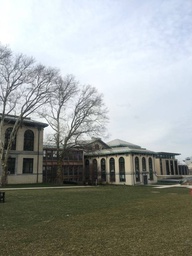
#> input picture hw2/hw2/kinjalj/ec/img_left.JPG, 192 x 256 px, shrunk from 627 x 836 before the run
$ python panaroma.py
#> lines starting #> are read from the running program, lines starting #| are printed output that depends on the picture
### hw2/hw2/kinjalj/python/matchPics.py
import numpy as np
import cv2
import skimage.color
from helper import briefMatch
from helper import computeBrief
from helper import corner_detection

def matchPics(I1, I2, opts):
	#I1, I2 : Images to match
	#opts: input opts
	ratio = opts.ratio  #'ratio for BRIEF feature descriptor'
	sigma = opts.sigma  #'threshold for corner detection using FAST feature detector'


	#Convert Images to GrayScale
	img1 = skimage.color.rgb2gray(I1)
	img2 = skimage.color.rgb2gray(I2)

	#Detect Features in Both Images
	locs1 = corner_detection(img1, sigma)
	locs2 = corner_detection(img2, sigma)


	#Obtain descriptors for the computed feature locations
	desc1, locs1 = computeBrief(img1, locs1)
	desc2, locs2 = computeBrief(img2, locs2)

	#Match features using the descriptors
	matches = briefMatch(desc1, desc2, ratio)

	return matches, locs1, locs2

### hw2/hw2/kinjalj/python/helper.py
import numpy as np
import cv2
import scipy.io as sio
from matplotlib import pyplot as plt
import skimage.feature

PATCHWIDTH = 9

# [15 lines left out: functions briefMatch, plotMatches, not called in this run]


def makeTestPattern(patchWidth, nbits):
	np.random.seed(0)
	compareX = patchWidth*patchWidth * np.random.random((nbits,1))
	compareX = np.floor(compareX).astype(int)
	np.random.seed(1)
	compareY = patchWidth*patchWidth * np.random.random((nbits,1))
	compareY = np.floor(compareY).astype(int)

	return (compareX, compareY)


def computePixel(img, idx1, idx2, width, center):
	halfWidth = width // 2
	col1 = idx1 % width - halfWidth
	row1 = idx1 // width - halfWidth
	col2 = idx2 % width - halfWidth
	row2 = idx2 // width - halfWidth
	return 1 if img[int(center[0]+row1)][int(center[1]+col1)] < img[int(center[0]+row2)][int(center[1]+col2)] else 0


def computeBrief(img, locs):


	patchWidth = 9
	nbits = 256
	compareX, compareY = makeTestPattern(patchWidth,nbits)
	m, n = img.shape

	halfWidth = patchWidth//2

	locs = np.array(list(filter(lambda x: halfWidth <= x[0] < m-halfWidth and halfWidth <= x[1] < n-halfWidth, locs)))
	desc = np.array([list(map(lambda x: computePixel(img, x[0], x[1], patchWidth, c), zip(compareX, compareY))) for c in locs])

	return desc, locs


def corner_detection(img, sigma):
	# fast method
	result_img = skimage.feature.corner_fast(img, n=PATCHWIDTH, threshold=sigma)
	locs = skimage.feature.corner_peaks(result_img, min_distance=1)
	return locs

### hw2/hw2/kinjalj/python/opts.py
'''
Hyperparameters wrapped in argparse
This file contains most of tuanable parameters for this homework


You can change the values by changing their default fields or by command-line
arguments. For example, "python q2_1_4.py --sigma 0.15 --ratio 0.7"
'''

import argparse

def get_opts():
    parser = argparse.ArgumentParser(description='16-720 HW2: Homography')

    ## Feature detection (requires tuning)
    parser.add_argument('--sigma', type=float, default=0.15,
                        help='threshold for corner detection using FAST feature detector')
    parser.add_argument('--ratio', type=float, default=0.7,
                        help='ratio for BRIEF feature descriptor')


    ## Ransac (requires tuning)
    parser.add_argument('--max_iters', type=int, default=2000,
                        help='the number of iterations to run RANSAC for')
    parser.add_argument('--inlier_tol', type=float, default=1,
                        help='the tolerance value for considering a point to be an inlier')

    ## Additional options (add your own hyperparameters here)

    ##
    opts = parser.parse_args()

    return opts

### hw2/hw2/kinjalj/ec/panaroma.py
#Import necessary functions
import numpy as np
import cv2
from matchPics import matchPics
from planarH import computeH_ransac, compositeH
from opts import get_opts


#Write script for Q4.2x
def get_panaroma(img1, img2, H):
    # Get image corners from images read using cv2
    w1, h1 = img1.shape[0], img1.shape[1]
    w2, h2 = img2.shape[0], img2.shape[1]

    img1_corners = np.expand_dims(np.float32([[0, 0], [0, w1], [h1, 0], [h1, w1]]), axis=1)
    img2_corners = np.expand_dims(np.float32([[0, 0], [0, w2], [h2, 0], [h2, w2]]), axis=1)

    # perspectiveTransform works for set of points unlike warpPerspective which works on entire image
    img2_corners = cv2.perspectiveTransform(img2_corners, H)
    composite_corners = np.r_[img1_corners, img2_corners]
    [x_min, y_min] = np.int32(composite_corners.min(axis=0).flatten() - 0.5)
    [x_max, y_max] = np.int32(composite_corners.max(axis=0).flatten() + 0.5)

    rotation_matrix = np.array([[1, 0, -x_min], [0, 1, -y_min], [0, 0, 1]])

    # Warp second image to the complete scene
    composite_img = cv2.warpPerspective(img2, rotation_matrix.dot(H), (x_max - x_min, y_max - y_min))
    composite_img[-y_min:w1 - y_min, -x_min:h1 - x_min] = img1
    return composite_img

# Read the images using cv2
img1 = cv2.imread('../ec/img_left.JPG')
#> img1 is the input picture: shape (256, 192, 3); mean B, G, R 152.1, 155.7, 151.7
img2 = cv2.imread('../ec/img_right.JPG')
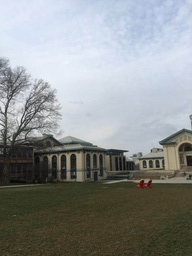
#> input picture hw2/hw2/kinjalj/ec/img_right.JPG, 192 x 256 px, shrunk from 627 x 836 before the run
#> img2 is the input picture: shape (256, 192, 3); mean B, G, R 143.5, 143.8, 140.4

# get opts for matching points and ransac
opts = get_opts()

matches, locs1, locs2 = matchPics(np.transpose(img1, (1, 0, 2)), np.transpose(img2, (1, 0, 2)), opts)
#> in matchPics, `img1 = skimage.color.rgb2gray(I1)`:
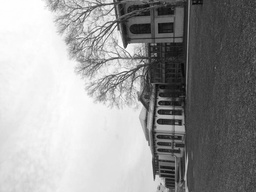
#> img1: shape (192, 256) float64; min 0.0241, max 1, mean 0.606
#> in matchPics, `img1 = skimage.color.rgb2gray(I1)`:
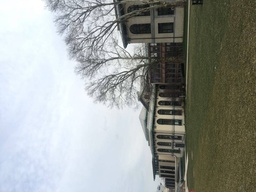
#> I1: shape (192, 256, 3); mean of channels 0, 1, 2 152.1, 155.7, 151.7; drawn as B, G, R
#> in matchPics, `img2 = skimage.color.rgb2gray(I2)`:
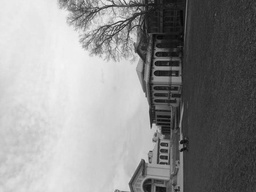
#> img2: shape (192, 256) float64; min 0.0157, max 0.962, mean 0.563
#> in matchPics, `img2 = skimage.color.rgb2gray(I2)`:
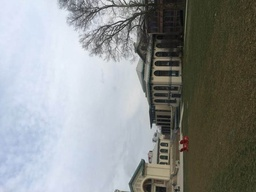
#> I2: shape (192, 256, 3); mean of channels 0, 1, 2 143.5, 143.8, 140.4; drawn as B, G, R
#> in corner_detection, `result_img = skimage.feature.corner_fast(img, n=PATCHWIDTH, threshold=..`:
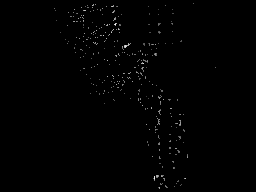
#> result_img: shape (192, 256) float64; min 0, max 8.52, mean 0.0476; drawn with min black and max white
#> in corner_detection, `locs = skimage.feature.corner_peaks(result_img, min_distance=1)`: locs = 291 pairs, first value 3 to 187, second value 54 to 215
#> in matchPics, `locs1 = corner_detection(img1, sigma)`: locs1 has the same summary as locs in corner_detection
#> call 2 of corner_detection, with sigma = 0.15
#> in corner_detection (call 2), `result_img = skimage.feature.corner_fast(img, n=PATCHWIDTH, threshold=..`:
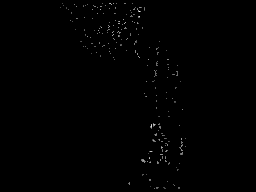
#> result_img: shape (192, 256) float64; min 0, max 8.55, mean 0.0345; drawn with min black and max white
#> in corner_detection (call 2), `locs = skimage.feature.corner_peaks(result_img, min_distance=1)`: locs = 204 pairs, first value 3 to 188, second value 60 to 185
#> in matchPics, `locs2 = corner_detection(img2, sigma)`: locs2 has the same summary as locs in corner_detection
#> in computeBrief, `locs = np.array(list(filter(lambda x: halfWidth <= x[0] < m-halfWidth ..`: locs = 290 pairs, first value 4 to 187, second value 54 to 215
#> in matchPics, `desc1, locs1 = computeBrief(img1, locs1)`: locs1 has the same summary as locs in computeBrief
#> (the run stopped early here; a loop or call above may not have finished)
